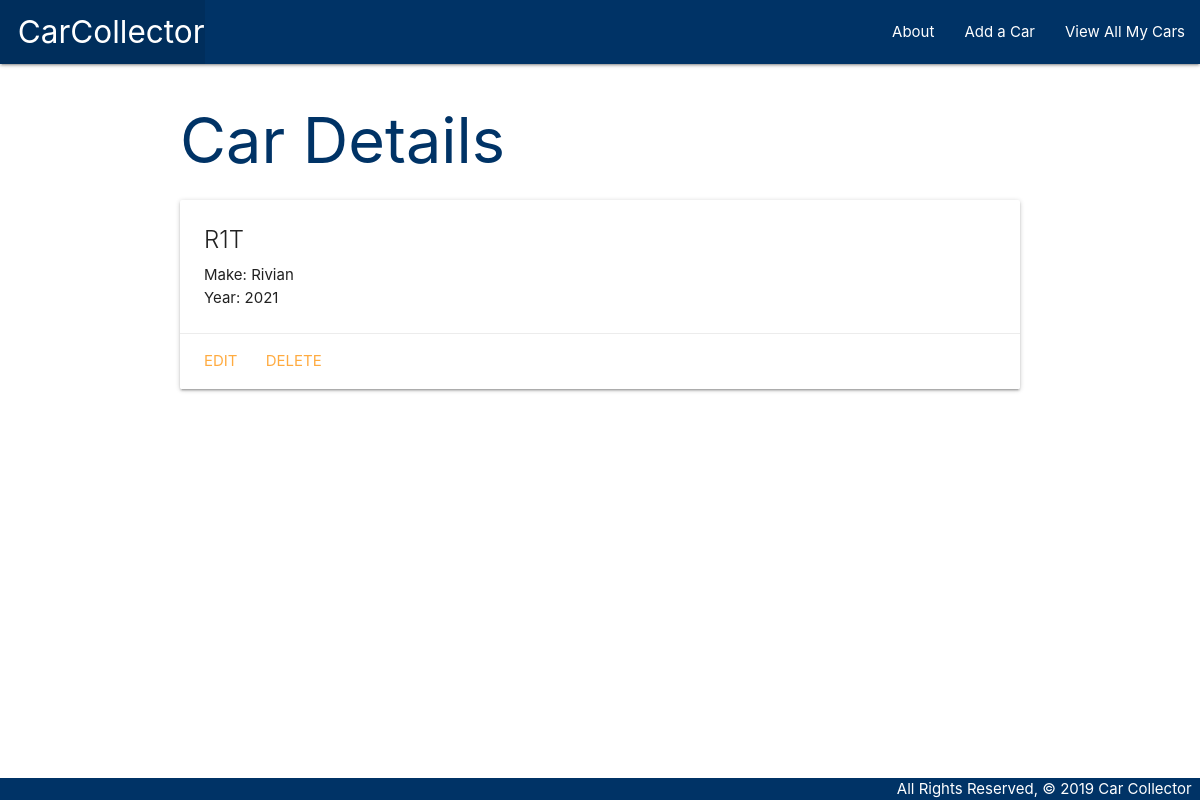
Page /cars/3/ on the committed database.
### main_app/models.py (models this page shows, shortened)
class Car(models.Model):
    make = models.CharField(max_length=50)
    model = models.CharField(max_length=50)
    year = models.IntegerField()

### main_app/views.py (the view)
# urls.py: path('cars/<int:car_id>/', views.cars_detail, name='detail'),
def cars_detail(request, car_id):
    car = Car.objects.get(id=car_id)
    return render(request, 'cars/detail.html', { 'car': car })

### main_app/templates/cars/detail.html
{% extends 'base.html' %}
{% block content %}
<h1>Car Details</h1>
<div class="card">
  <div class="card-content">
    <span class="card-title">{{ car.model }}</span>
    <p>Make: {{ car.make }}</p>
    <p>Year: {{ car.year }}</p>
  </div>
  <div class="card-action">
    <a href="{% url 'cars_update' car.id %}">Edit</a>
    <a href="{% url 'cars_delete' car.id %}">Delete</a>
  </div>
</div>
{% endblock %}

### main_app/static/css/style.css (style rules this page uses)
h1, h2 { color: #003366 }
body { display: flex; min-height: 100vh; flex-direction: column; }

### rows in the picture
Car: model "R1T", make "Rivian", year "2021"
